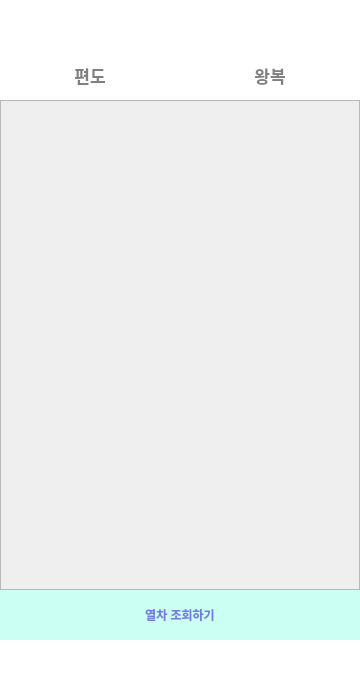
<?xml version="1.0" encoding="UTF-8"?>
<ui version="4.0">
 <class>Book</class>
 <widget class="QWidget" name="Book">
  <property name="geometry">
   <rect>
    <x>0</x>
    <y>0</y>
    <width>360</width>
    <height>700</height>
   </rect>
  </property>
  <property name="windowTitle">
   <string>Widget</string>
  </property>
  <widget class="QWidget" name="verticalLayoutWidget">
   <property name="geometry">
    <rect>
     <x>0</x>
     <y>0</y>
     <width>361</width>
     <height>701</height>
    </rect>
   </property>
   <layout class="QVBoxLayout" name="verticalLayout">
    <item>
     <widget class="QGroupBox" name="groupBox">
      <property name="title">
       <string/>
      </property>
      <widget class="QLabel" name="label">
       <property name="geometry">
        <rect>
         <x>0</x>
         <y>0</y>
         <width>360</width>
         <height>700</height>
        </rect>
       </property>
       <property name="styleSheet">
        <string notr="true">background-color: rgb(255, 255, 255);</string>
       </property>
       <property name="text">
        <string/>
       </property>
      </widget>
      <widget class="QFrame" name="frame">
       <property name="geometry">
        <rect>
         <x>0</x>
         <y>0</y>
         <width>360</width>
         <height>50</height>
        </rect>
       </property>
       <property name="styleSheet">
        <string notr="true">background-image: url(:/resources/booktop.png);</string>
       </property>
       <property name="frameShape">
        <enum>QFrame::NoFrame</enum>
       </property>
       <property name="frameShadow">
        <enum>QFrame::Raised</enum>
       </property>
       <widget class="QPushButton" name="pushButton">
        <property name="geometry">
         <rect>
          <x>320</x>
          <y>0</y>
          <width>40</width>
          <height>50</height>
         </rect>
        </property>
        <property name="styleSheet">
         <string notr="true">border: none; background: transparent;</string>
        </property>
        <property name="text">
         <string/>
        </property>
       </widget>
       <widget class="QPushButton" name="showmyinfobtn">
        <property name="geometry">
         <rect>
          <x>307</x>
          <y>0</y>
          <width>41</width>
          <height>50</height>
         </rect>
        </property>
        <property name="styleSheet">
         <string notr="true">border: none; background: transparent;</string>
        </property>
        <property name="text">
         <string/>
        </property>
       </widget>
       <widget class="QLabel" name="label_2">
        <property name="geometry">
         <rect>
          <x>138</x>
          <y>10</y>
          <width>101</width>
          <height>31</height>
         </rect>
        </property>
        <property name="font">
         <font>
          <pointsize>13</pointsize>
         </font>
        </property>
        <property name="styleSheet">
         <string notr="true">color: white;</string>
        </property>
        <property name="text">
         <string>승차권 예매</string>
        </property>
       </widget>
       <widget class="QLabel" name="outlabel">
        <property name="geometry">
         <rect>
          <x>15</x>
          <y>10</y>
          <width>30</width>
          <height>30</height>
         </rect>
        </property>
        <property name="text">
         <string/>
        </property>
        <property name="pixmap">
         <pixmap resource="resources.qrc">:/resources/power-off (1).png</pixmap>
        </property>
        <property name="scaledContents">
         <bool>true</bool>
        </property>
       </widget>
       <widget class="QPushButton" name="outbutton">
        <property name="geometry">
         <rect>
          <x>0</x>
          <y>0</y>
          <width>50</width>
          <height>50</height>
         </rect>
        </property>
        <property name="styleSheet">
         <string notr="true">border: none; background: transparent;</string>
        </property>
        <property name="text">
         <string/>
        </property>
       </widget>
      </widget>
      <widget class="QFrame" name="frame_2">
       <property name="geometry">
        <rect>
         <x>0</x>
         <y>50</y>
         <width>360</width>
         <height>50</height>
        </rect>
       </property>
       <property name="frameShape">
        <enum>QFrame::NoFrame</enum>
       </property>
       <property name="frameShadow">
        <enum>QFrame::Raised</enum>
       </property>
       <widget class="QPushButton" name="onewaybtn">
        <property name="geometry">
         <rect>
          <x>0</x>
          <y>0</y>
          <width>180</width>
          <height>50</height>
         </rect>
        </property>
        <property name="font">
         <font>
          <pointsize>13</pointsize>
          <bold>true</bold>
         </font>
        </property>
        <property name="styleSheet">
         <string notr="true">border: none; color: gray;</string>
        </property>
        <property name="text">
         <string>편도</string>
        </property>
       </widget>
       <widget class="QPushButton" name="roundtripbtn">
        <property name="geometry">
         <rect>
          <x>180</x>
          <y>0</y>
          <width>180</width>
          <height>50</height>
         </rect>
        </property>
        <property name="font">
         <font>
          <pointsize>13</pointsize>
          <bold>true</bold>
         </font>
        </property>
        <property name="styleSheet">
         <string notr="true">border: none; color: gray;</string>
        </property>
        <property name="text">
         <string>왕복</string>
        </property>
       </widget>
      </widget>
      <widget class="QStackedWidget" name="stackedWidget">
       <property name="geometry">
        <rect>
         <x>0</x>
         <y>100</y>
         <width>360</width>
         <height>490</height>
        </rect>
       </property>
       <property name="currentIndex">
        <number>1</number>
       </property>
       <widget class="QWidget" name="page">
        <widget class="QScrollArea" name="scrollArea">
         <property name="geometry">
          <rect>
           <x>0</x>
           <y>0</y>
           <width>360</width>
           <height>490</height>
          </rect>
         </property>
         <property name="styleSheet">
          <string notr="true">background-color: rgb(250, 250, 250);</string>
         </property>
         <property name="verticalScrollBarPolicy">
          <enum>Qt::ScrollBarAlwaysOff</enum>
         </property>
         <property name="widgetResizable">
          <bool>true</bool>
         </property>
         <widget class="QWidget" name="oneway">
          <property name="geometry">
           <rect>
            <x>0</x>
            <y>0</y>
            <width>358</width>
            <height>488</height>
           </rect>
          </property>
         </widget>
        </widget>
       </widget>
       <widget class="QWidget" name="page_2">
        <widget class="QScrollArea" name="scrollArea_2">
         <property name="geometry">
          <rect>
           <x>0</x>
           <y>0</y>
           <width>360</width>
           <height>490</height>
          </rect>
         </property>
         <property name="verticalScrollBarPolicy">
          <enum>Qt::ScrollBarAlwaysOff</enum>
         </property>
         <property name="widgetResizable">
          <bool>true</bool>
         </property>
         <widget class="QWidget" name="roundtrip">
          <property name="geometry">
           <rect>
            <x>0</x>
            <y>0</y>
            <width>358</width>
            <height>488</height>
           </rect>
          </property>
         </widget>
        </widget>
       </widget>
      </widget>
      <widget class="QPushButton" name="searchtrainbtn">
       <property name="geometry">
        <rect>
         <x>0</x>
         <y>590</y>
         <width>360</width>
         <height>50</height>
        </rect>
       </property>
       <property name="font">
        <font>
         <bold>true</bold>
        </font>
       </property>
       <property name="styleSheet">
        <string notr="true">border: none; 
color: rgb(116, 122, 232);
background-color: rgb(204, 255, 244);</string>
       </property>
       <property name="text">
        <string>열차 조회하기</string>
       </property>
      </widget>
      <widget class="QFrame" name="showmenu">
       <property name="geometry">
        <rect>
         <x>0</x>
         <y>640</y>
         <width>360</width>
         <height>60</height>
        </rect>
       </property>
       <property name="frameShape">
        <enum>QFrame::NoFrame</enum>
       </property>
       <property name="frameShadow">
        <enum>QFrame::Raised</enum>
       </property>
      </widget>
     </widget>
    </item>
   </layout>
  </widget>
 </widget>
 <resources>
  <include location="resources.qrc"/>
 </resources>
 <connections/>
</ui>
